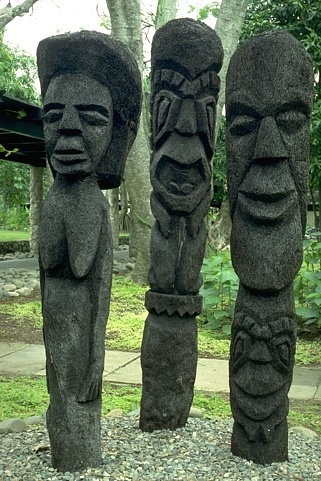
#> input picture examples/101085.jpg, 321 x 481 px
$ python slic.py --path ../examples
#> lines starting #> are read from the running program, lines starting #| are printed output that depends on the picture; after the words box and inside, x2 and y2 are one past the last pixel; in counts of white or black regions, pixels touching at a corner belong together
# import the necessary packages
from skimage.segmentation import slic
from skimage.segmentation import mark_boundaries
from skimage.util import img_as_float
from skimage.future import graph
from skimage import data,io,segmentation,color,filters,measure,util
from skimage.metrics import structural_similarity as ssim

from sklearn.preprocessing import normalize
from math import exp
from os import walk

import matplotlib.pyplot as plt
import argparse,numpy
import community as community_louvain
import networkx as nx
import cv2

def regions(labels):
    R = []
    for i in range(numpy.amax(labels)+1):
        R.append([])

    for x,line in enumerate(labels):
        for y,region in enumerate(line):
            R[region].append((x,y))
    return R

if __name__ == "__main__":
    # construct the argument parser and parse the arguments
    ap = argparse.ArgumentParser()
    ap.add_argument("-p", "--path", required = False, help = "Path to folder")
    args = vars(ap.parse_args())

    # load the image and convert it to a floating point data type
    for (dirpath, dirnames, filenames) in walk(args['path']):
        for filename in filenames:
            image = io.imread(args['path']+"/"+filename)
#> image is the input picture: shape (481, 321, 3); mean R, G, B 87.8, 102.6, 80.9
            image = img_as_float(image)

            '''img=data.astronaut()
            labels = segmentation.slic(img, compactness=30, n_segments=400, start_label=1)
            g = graph.rag_mean_color(img, labels)

            labels2 = graph.merge_hierarchical(labels, g, thresh=35, rag_copy=False,
                                               in_place_merge=True,
                                               merge_func=merge_mean_color,
                                               weight_func=_weight_mean_color)

            out = color.label2rgb(labels2, img, kind='avg', bg_label=0)
            out = segmentation.mark_boundaries(out, labels2, (0, 0, 0))
            io.imshow(out)'''
            #io.show()

            # loop over the number of segments
            # apply SLIC and extract (approximately) the supplied number of segments
            numSegments = 250
            labels = 1+slic(image, n_segments = numSegments, compactness=5, start_label=0)
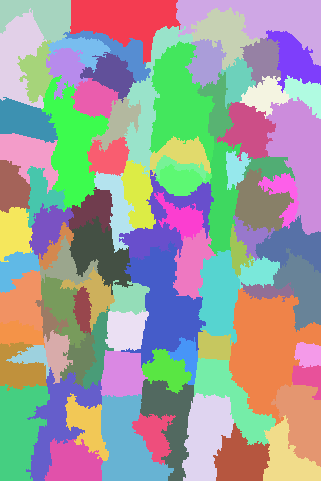
#> labels: shape (481, 321) int64; 89 distinct labels, from 1 to 89; one colour per label, 0 black
            print(numpy.amax(labels))
#| 89
            fig = plt.figure("SLIC")
            ax = fig.add_subplot(1, 1, 1)
            ax.imshow(mark_boundaries(image,labels))

            # computing masks to apply to region histograms
            # loop over the unique segment values
            mask_regions = []
            for (i, segVal) in enumerate(numpy.unique(labels)):
                # construct a mask for the segment
                mask = numpy.zeros(image.shape[:2], dtype = "uint8")
                mask[labels == segVal] = 255
                mask_regions.append(mask)
#> this loop made 89 passes
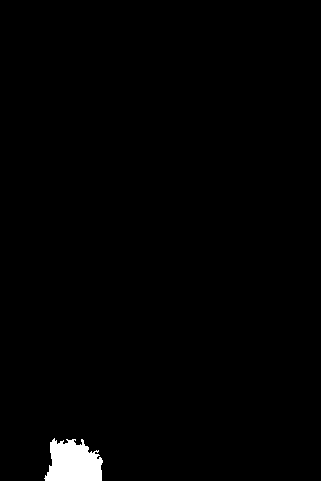
#> mask: shape (481, 321); 1.2% white; 1 white region
#> after the loop, mask_regions = 89 items

            # loop over the unique segment values
            regions = measure.regionprops(labels)
#> regions = 89 regions; largest, box (x1, y1, x2, y2) and area: (229, 288, 321, 426) 6871, (121, 241, 206, 368) 4891, (149, 41, 215, 162) 4714, (265, 97, 321, 235) 4557, (176, 0, 321, 66) 4351
            all_regions = []
            all_histo = []
            image_hist = cv2.imread(dirpath+"/"+filename)
            #cv2.cvtColor(image_hist, cv2.COLOR_BGR2RGB)
            cv2.cvtColor(image_hist, cv2.COLOR_BGR2Lab)
            for (i, segVal) in enumerate(numpy.unique(labels)):
                # FIXME: should be the histogram of EXACTLY the region
                #hist = cv2.calcHist([image_hist], [0, 1, 2], mask_regions[i], [16,16,16], [0, 256, 0, 256, 0, 256])
                hist = cv2.calcHist([image_hist], [0, 1, 2], mask_regions[i], [10,16,16], [0, 100, -127, 128, -127, 128])
                hist = cv2.normalize(hist, hist).flatten()
                all_histo.append(hist)
#> after the loop, all_histo = 89 items

            # computing adjacency matrix
            adjacency = numpy.zeros((len(numpy.unique(labels)), len(numpy.unique(labels))))
#> adjacency: shape (89, 89) float64; every value is 0
            sum_bhattacharyya=0.
            for i in range(len(adjacency)):
                for j in range(i+1,len(adjacency)):
                    if(i != j):
                        # this is TERRIBLY wrong
                        #sim = cv2.compareHist(all_histo[i], all_histo[j], cv2.HISTCMP_BHATTACHARYYA)
                        sim = cv2.compareHist(all_histo[i], all_histo[j], cv2.HISTCMP_INTERSECT)
                        try:
                            adjacency[i][j] = exp(-1./sim)
                            adjacency[j][i] = exp(-1./sim)
                        except(ZeroDivisionError):
                            pass
                        sum_bhattacharyya+=adjacency[i][j]
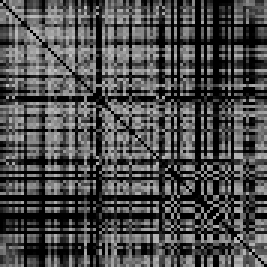
#> adjacency: shape (89, 89) float64 (shown 3 times larger); min 0, max 0.764, mean 0.301
#> after the loop, sum_bhattacharyya = 1190.9

            # normalizing weights
            adjacency /= sum_bhattacharyya
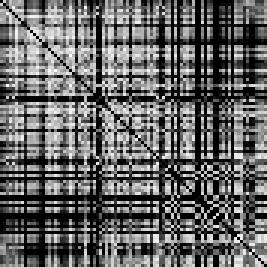
#> adjacency: shape (89, 89) float64 (shown 3 times larger); min 0, max 0.000642, mean 0.000252; drawn with min black and max white
            G = nx.Graph(adjacency)
            nx.write_weighted_edgelist(G, 'graph.wgt')
#> (the run stopped early here; a loop or call above may not have finished)

$ run again, on examples/156065.jpg
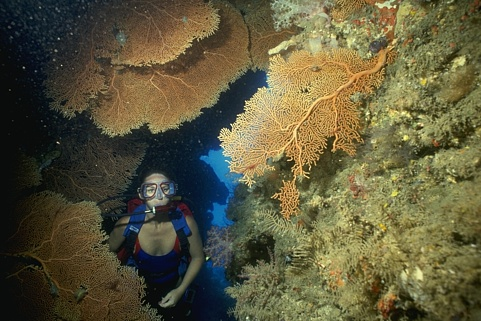
#> input picture examples/156065.jpg, 481 x 321 px
#> image is the input picture: shape (321, 481, 3); mean R, G, B 93.2, 88.4, 60.3
#> labels: shape (321, 481) int64; 97 distinct labels, from 1 to 97
#| 97
#> the loop `for (i, segVal) in enumerate(numpy.unique(labels)):` made 97 passes
#> after the loop `for (i, segVal) in enumerate(numpy.unique(labels)):`:
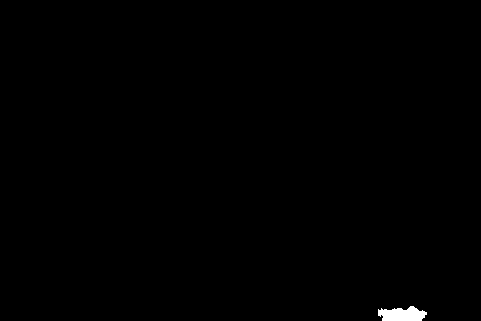
#> mask: shape (321, 481); 0.35% white; 1 white region
#> after the loop `for (i, segVal) in enumerate(numpy.unique(labels)):`: mask_regions = 97 items
#> regions = 97 regions; largest, box (x1, y1, x2, y2) and area: (274, 0, 481, 152) 16710, (288, 137, 400, 321) 13443, (73, 24, 179, 147) 6117, (246, 196, 337, 321) 5022, (415, 66, 481, 187) 4297
#> after the loop `for (i, segVal) in enumerate(numpy.unique(labels)):`: all_histo = 97 items
#> the loop `for i in range(len(adjacency)):` made 97 passes
#> after the loop `for i in range(len(adjacency)):`: sum_bhattacharyya = 504.8
#> `adjacency /= sum_bhattacharyya`:
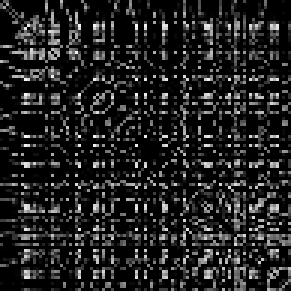
#> adjacency: shape (97, 97) float64 (shown 3 times larger); min 0, max 0.00156, mean 0.000213; drawn with min black and max white

$ run again, on examples/175043.jpg
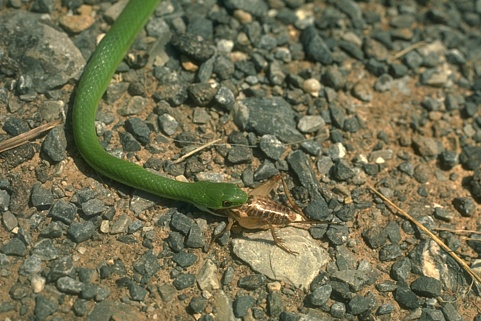
#> input picture examples/175043.jpg, 481 x 321 px
#> image is the input picture: shape (321, 481, 3); mean R, G, B 113.3, 111.1, 80.7
#> labels: shape (321, 481) int64; 56 distinct labels, from 1 to 56
#| 56
#> the loop `for (i, segVal) in enumerate(numpy.unique(labels)):` made 56 passes
#> after the loop `for (i, segVal) in enumerate(numpy.unique(labels)):`:
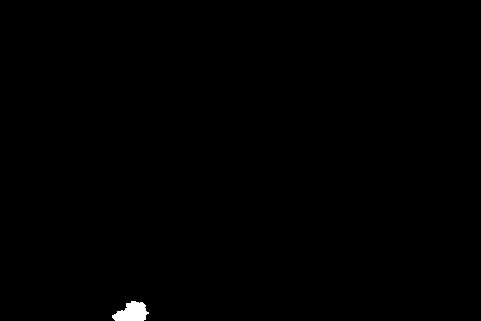
#> mask: shape (321, 481); 0.32% white; 1 white region
#> after the loop `for (i, segVal) in enumerate(numpy.unique(labels)):`: mask_regions = 56 items
#> regions = 56 regions; largest, box (x1, y1, x2, y2) and area: (147, 0, 464, 172) 16614, (112, 20, 312, 276) 16434, (41, 117, 157, 318) 8888, (313, 119, 426, 285) 7873, (118, 189, 243, 321) 7504
#> after the loop `for (i, segVal) in enumerate(numpy.unique(labels)):`: all_histo = 56 items
#> the loop `for i in range(len(adjacency)):` made 56 passes
#> after the loop `for i in range(len(adjacency)):`: sum_bhattacharyya = 655.3
#> `adjacency /= sum_bhattacharyya`:
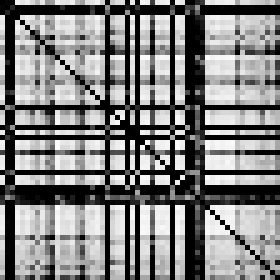
#> adjacency: shape (56, 56) float64 (shown 5 times larger); min 0, max 0.00125, mean 0.000638; drawn with min black and max white
